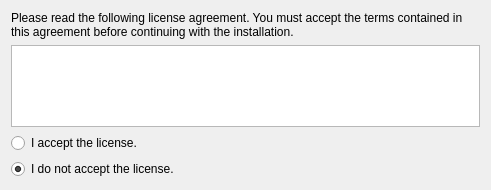
<?xml version="1.0" encoding="UTF-8"?>
<ui version="4.0">
 <class>LicenseWidget</class>
 <widget class="QWidget" name="LicenseWidget">
  <property name="geometry">
   <rect>
    <x>0</x>
    <y>0</y>
    <width>491</width>
    <height>190</height>
   </rect>
  </property>
  <property name="minimumSize">
   <size>
    <width>491</width>
    <height>190</height>
   </size>
  </property>
  <property name="windowTitle">
   <string>Form</string>
  </property>
  <layout class="QVBoxLayout" name="verticalLayout">
   <item>
    <widget class="QLabel" name="label">
     <property name="sizePolicy">
      <sizepolicy hsizetype="MinimumExpanding" vsizetype="Minimum">
       <horstretch>0</horstretch>
       <verstretch>0</verstretch>
      </sizepolicy>
     </property>
     <property name="text">
      <string>Please read the following license agreement. You must accept the terms contained in this agreement before continuing with the installation.</string>
     </property>
     <property name="wordWrap">
      <bool>true</bool>
     </property>
    </widget>
   </item>
   <item>
    <widget class="QTextBrowser" name="textBrowser">
     <property name="source">
      <url>
       <string>qrc:/Licence.html</string>
      </url>
     </property>
    </widget>
   </item>
   <item>
    <widget class="QRadioButton" name="acceptLicense">
     <property name="text">
      <string>I accept the license.</string>
     </property>
    </widget>
   </item>
   <item>
    <widget class="QRadioButton" name="declineLicense">
     <property name="text">
      <string>I do not accept the license.</string>
     </property>
     <property name="checked">
      <bool>true</bool>
     </property>
    </widget>
   </item>
  </layout>
 </widget>
 <resources>
  <include location="../../../Resource/resource.qrc"/>
 </resources>
 <connections/>
</ui>
